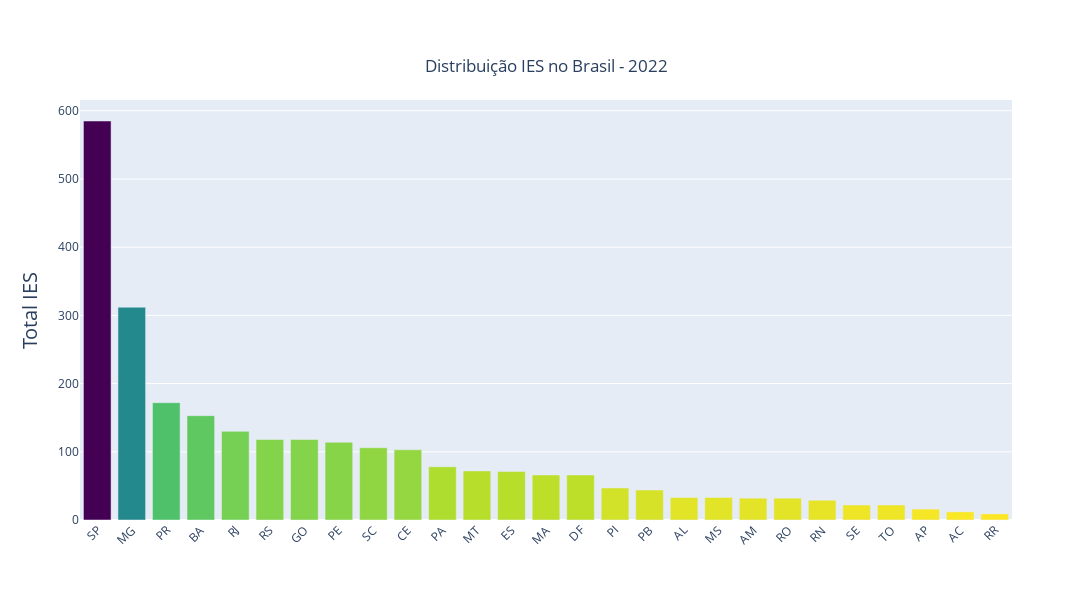

Notebook source saved alongside this figure:
### Code cell
# grafico ALTERNATIVO (interativo)

fig = px.bar(ies_agg_UF.sort_values(by='Total_IES', ascending=False),
             x='SG_UF_IES', 
             y='Total_IES', 
             color='Total_IES',
             color_continuous_scale='viridis_r',
             width=1100, height=600,
             title='Distribuição IES no Brasil - 2022')

# inserir titulo 
fig.update_layout(title={'text': "Distribuição IES no Brasil - 2022", 'y':0.90, 'x':0.5},
                  yaxis=dict(title='Total IES', titlefont_size=20, tickfont_size=12),
                  xaxis=dict(title=''),
                  coloraxis_showscale=False)

# rotacionar valores no eixo x
fig.update_xaxes(tickangle = -45)

fig.show()

### Figure 1 — Plotly figure (JSON) as saved in the notebook; plotly's stock layout.template omitted (floating-point values rounded to 4 significant figures)
{"data": [{"alignmentgroup": "True", "hovertemplate": "SG_UF_IES=%{x}<br>Total_IES=%{marker.color}<extra></extra>", "legendgroup": "", "marker": {"color": [585, 312, 172, 153, 130, 118, 118, 114, 106, 103, 78, 72, 71, 66, 66, 47, 44, 33, 33, 32, 32, 29, 22, 22, 16, 12, 9], "coloraxis": "coloraxis", "pattern": {"shape": ""}}, "name": "", "offsetgroup": "", "orientation": "v", "showlegend": false, "textposition": "auto", "type": "bar", "x": ["SP", "MG", "PR", "BA", "RJ", "RS", "GO", "PE", "SC", "CE", "PA", "MT", "ES", "MA", "DF", "PI", "PB", "AL", "MS", "AM", "RO", "RN", "SE", "TO", "AP", "AC", "RR"], "xaxis": "x", "y": [585, 312, 172, 153, 130, 118, 118, 114, 106, 103, 78, 72, 71, 66, 66, 47, 44, 33, 33, 32, 32, 29, 22, 22, 16, 12, 9], "yaxis": "y"}], "layout": {"barmode": "relative", "coloraxis": {"colorbar": {"title": {"text": "Total_IES"}}, "colorscale": [[0, "#fde725"], [0.1111, "#b5de2b"], [0.2222, "#6ece58"], [0.3333, "#35b779"], [0.4444, "#1f9e89"], [0.5556, "#26828e"], [0.6667, "#31688e"], [0.7778, "#3e4989"], [0.8889, "#482878"], [1, "#440154"]], "showscale": false}, "height": 600, "legend": {"tracegroupgap": 0}, "title": {"text": "Distribuição IES no Brasil - 2022", "x": 0.5, "y": 0.9}, "width": 1100, "xaxis": {"anchor": "y", "autorange": true, "domain": [0, 1], "range": [-0.5, 26.5], "tickangle": -45, "title": {"text": ""}, "type": "category"}, "yaxis": {"anchor": "x", "autorange": true, "domain": [0, 1], "range": [0, 615.8], "tickfont": {"size": 12}, "title": {"font": {"size": 20}, "text": "Total IES"}, "type": "linear"}}}
